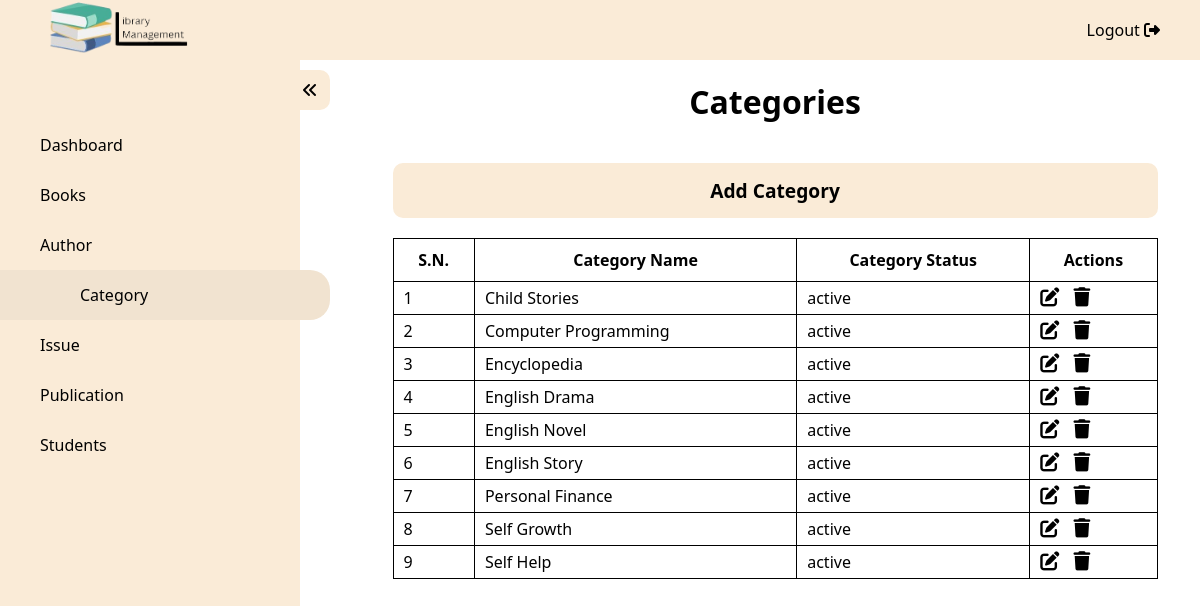
The page /admin/category.php (signed in) on the database its author committed.
### tables this page shows
CREATE TABLE `Category_Details` (
  `CAT_ID` int NOT NULL,
  `CAT_Name` varchar(100) NOT NULL,
  `CAT_Status` varchar(50) NOT NULL
);

### admin/category.php (the view, shortened to what this page needs)
<?php
require("../config/db_connect.php");
?>
<!DOCTYPE html>
<html lang="en">
<head>
    <link rel="stylesheet" href="https://cdnjs.cloudflare.com/ajax/libs/font-awesome/6.2.1/css/all.min.css" />
    <link rel="stylesheet" href="../assets/css/index.css" />
    <link rel="stylesheet" href="../assets/css/details.css">
</head>
<body>
    <nav id="topbar">
        <div class="logo"><a href="../index.php"><img src="../assets/image/logo.png" /></a></div>
        <ul>
            <li><a href="../functions/logout.php">Logout <i class="fa-solid fa-right-from-bracket"></i></a> </li>
        </ul>
    </nav>
    <div class="wrapper">
        <nav id="sidebar" class="activeSidebar">
            <div class="iconParent">
                <i class="fa-solid fa-angles-left icon"></i>
            </div>
            <ul>
                <a href="./dashboard.php">
                    <li>Dashboard</li>
                </a>
                <a href="./books.php">
                    <li>Books</li>
                </a>
                <a href="./author.php">
                    <li>Author</li>
                </a>
                <a href="./category.php">
                    <li class="active">Category</li>
                </a>
                <a href="./issue.php">
                    <li>Issue</li>
                </a>
                <a href="./publication.php">
                    <li>Publication</li>
                </a>
                <a href="./student_details.php">
                    <li>Students</li>
                </a>
            </ul>
        </nav>
        <div class="content">
            <h1>Categories</h1>
            <a href="./addCategory.php">
                <button>Add Category</button>
            </a>
            <table>
                <thead>
                    <tr>
                        <th>S.N.</th>
                        <th>Category Name</th>
                        <th>Category Status</th>
                        <th>Actions</th>
                    </tr>
                </thead>
                <tbody>
                    <?php
                    $res = mysqli_query($conn, "SELECT * FROM Category_Details ORDER BY Category_Details.CAT_Name ASC");
                    if (mysqli_num_rows($res) == 0) {
                        echo "<p>No records Found.</p>";
                    } else {
                        $i = 1;
                        while ($row = mysqli_fetch_array($res)) {
                            $id = $row['CAT_ID'];
                            $name = $row['CAT_Name'];
                            $status = $row['CAT_Status'];
                    ?>
                            <tr>
                                <td><?php echo $i; ?></td>
                                <td><?php echo $name; ?></td>
                                <td><?php echo $status ?></td>
                                <td>
                                    <?php echo "<a href='./editCategory.php?id=" . $id . "'>" ?><i class="fa-solid fa-pen-to-square"></i></a>
                                    <?php echo "<a href='../functions/deleteCategory.php?id=" . $id . "'>" ?><i class="fa-solid fa-trash"></i></a></td>
                            </tr>
                    <?php
                            $i++;
                        }
                    }
                    ?>
                </tbody>
            </table>
        </div>
    </div>
</body>
</html>

### assets/css/index.css (style rules this page uses)
* { margin: 0; padding: 0; box-sizing: border-box; font-family: "Segoe UI", Tahoma, Geneva, Verdana, sans-serif; }
a { text-decoration: none; color: black; }
#topbar { height: 60px; width: 100vw; background-color: antiquewhite; display: flex; justify-content: space-between; align-items: center; padding: 0 40px; position: fixed; z-index: 100; inset: 0; }
#topbar .logo img { height: 60px; }
#topbar ul { list-style: none; display: flex; gap: 20px; }
#topbar ul li { cursor: pointer; }
#sidebar { height: calc(100vh - 60px); min-width: 300px !important; background-color: antiquewhite; position: relative; width: 300px; transform: translateX(-100%); transition: transform 0.5s ease; position: fixed; z-index: 100; top: 60px; }
#sidebar .iconParent { height: 40px; width: 40px; background-color: antiquewhite; position: absolute; top: 10px; right: -30px; border-top-right-radius: 10px; border-bottom-right-radius: 10px; line-height: 40px; text-align: center; cursor: pointer; z-index: 100; }
.activeSidebar { transform: translateX(0) !important; }
#sidebar ul { height: 100%; width: 100%; display: flex; flex-direction: column; align-items: center; list-style: none; padding: 60px 0; }
#sidebar ul a { width: 100%; }
#sidebar ul a li { height: 50px; width: 100%; line-height: 50px; padding-left: 40px; cursor: pointer; }
#sidebar ul .active, #sidebar ul li:hover { width: 110%; border-top-right-radius: 20px; border-bottom-right-radius: 20px; background-color: rgb(241, 227, 208); padding-left: 80px; transition: all 0.2s ease; }
.content { margin-top: 60px; margin-left: 350px; transition: margin-left 0.5s; padding-top: 20px; }

### assets/css/details.css (style rules this page uses)
.content { display: flex; justify-content: center; align-items: center; flex-direction: column; }
h1 { text-align: center; margin-bottom: 20px; }
.content a { width: 90%; margin: 20px auto; }
.content a button { width: 100%; padding: 14px; cursor: pointer; border: none; background-color: antiquewhite; border-radius: 10px; font-size: 1.2rem; font-weight: bold; }
table { min-width: 90%; border-collapse: collapse; margin: 0 auto; overflow-x: auto; }
th { border: 1px solid black; padding: 10px; }
td { border: 1px solid black; padding: 5px 10px; }
table i { font-size: 1.2rem; cursor: pointer; margin-right: 10px; }

### rows shown on the page
category_details: CAT_Name "Child Stories", CAT_Status "active"
category_details: CAT_Name "Computer Programming", CAT_Status "active"
category_details: CAT_Name "Encyclopedia", CAT_Status "active"
category_details: CAT_Name "English Drama", CAT_Status "active"
category_details: CAT_Name "English Novel", CAT_Status "active"
category_details: CAT_Name "English Story", CAT_Status "active"
category_details: CAT_Name "Personal Finance", CAT_Status "active"
category_details: CAT_Name "Self Growth", CAT_Status "active"
category_details: CAT_Name "Self Help", CAT_Status "active"
